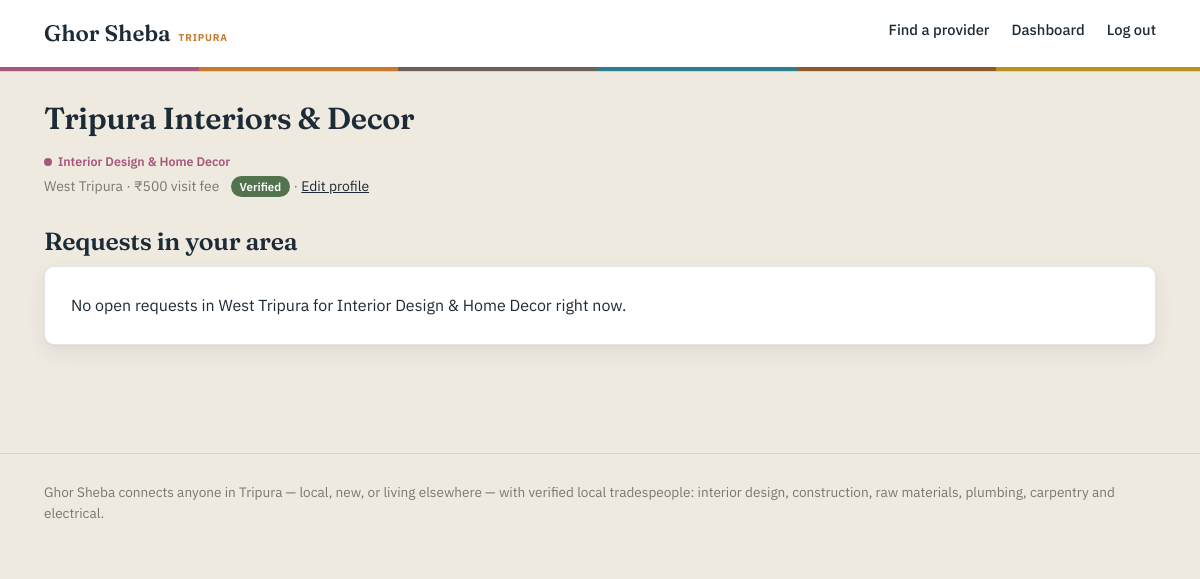
/dashboard (signed in), run on the app's committed database.
### models.py (models this page shows, shortened)
class ProviderProfile(db.Model):
    __tablename__ = "provider_profiles"
    id = db.Column(db.Integer, primary_key=True)
    user_id = db.Column(db.Integer, db.ForeignKey("users.id"), nullable=False)
    business_name = db.Column(db.String(150), nullable=False)
    category = db.Column(db.String(50), nullable=False)  # matches Config.CATEGORIES keys
    district = db.Column(db.String(50), nullable=False)
    address = db.Column(db.String(255))
    years_experience = db.Column(db.Integer, default=0)
    description = db.Column(db.Text)
    visit_fee = db.Column(db.Integer)
    verified = db.Column(db.Boolean, default=False)
    created_at = db.Column(db.DateTime, default=datetime.utcnow)
    quotes = db.relationship(
        "Quote", backref="provider", lazy=True, cascade="all, delete-orphan"
    )
    reviews = db.relationship(
        "Review", backref="provider", lazy=True, cascade="all, delete-orphan"
    )

### app.py (the view, shortened to what this page needs)
    @app.route("/dashboard")
    @login_required
    def dashboard():
        if current_user.role == "provider":
            profile = current_user.provider_profile
            matching_requests = (
                ServiceRequest.query.filter_by(category=profile.category, district=profile.district)
                .filter(ServiceRequest.status.in_(["open", "quoted"]))
                .order_by(ServiceRequest.created_at.desc())
                .all()
            )
            my_quotes = Quote.query.filter_by(provider_id=profile.id).all()
            quoted_request_ids = {q.request_id for q in my_quotes}
            return render_template(
                "dashboard_provider.html",
                profile=profile,
                matching_requests=matching_requests,
                quoted_request_ids=quoted_request_ids,
            )

### app.py (called while the page is built)
def register_security_headers(app):
    @app.after_request
    def set_security_headers(response):
        response.headers["X-Content-Type-Options"] = "nosniff"
        response.headers["X-Frame-Options"] = "DENY"
        response.headers["Referrer-Policy"] = "strict-origin-when-cross-origin"
        if IS_PRODUCTION:
            response.headers["Strict-Transport-Security"] = "max-age=31536000; includeSubDomains"
        return response

@login_manager.user_loader
def load_user(user_id):
    return User.query.get(int(user_id))

### templates/dashboard_provider.html (shortened to what this page needs)
{% extends "base.html" %}
{% block content %}
<h1 style="font-size:1.9rem;">{{ profile.business_name }}</h1>
<div class="category-chip" style="--cat: {{ category_color[profile.category] }}; margin-bottom:4px;">
  <span class="dot"></span>{{ category_label[profile.category] }}
</div>
<p class="meta-line" style="margin-top:0;">
  {{ profile.district }}{% if profile.visit_fee %} &middot; &#8377;{{ profile.visit_fee }} visit fee{% endif %}
  {% if profile.verified %}<span class="badge badge-verified">Verified</span>{% else %}<span class="badge badge-pending">Awaiting verification</span>{% endif %}
  &middot; <a href="{{ url_for('edit_provider_profile') }}">Edit profile</a>
</p>
<h2 style="margin-top:30px;">Requests in your area</h2>
{% if not matching_requests %}
  <div class="plate">No open requests in {{ profile.district }} for {{ category_label[profile.category] }} right now.</div>
{% endif %}
{% endblock %}

### public/css/style.css (style rules this page uses)
:root { --ink: #1C2B36; --paper: #EFEAE0; --paper-raised: #FFFFFF; --ochre: #C97A2B; --bamboo: #52734D; --concrete: #7C776C; --rust: #A63D2C; --line: rgba(28, 43, 54, 0.12); --shadow: 0 1px 2px rgba(28,43,54,0.05), 0 8px 20px rgba(28,43,54,0.07); --shadow-hover: 0 2px 6px rgba(28,43,54,0.08), 0 16px 32px rgba(28,43,54,0.12); --radius: 10px; --serif: 'Fraunces', Georgia, serif; --sans: 'IBM Plex Sans', -apple-system, sans-serif; }
* { box-sizing: border-box; }
body { margin: 0; background: var(--paper); color: var(--ink); font-family: var(--sans); font-size: 16px; line-height: 1.55; -webkit-font-smoothing: antialiased; }
h1, h2, h3 { font-family: var(--serif); font-weight: 600; margin: 0 0 0.4em; line-height: 1.15; letter-spacing: -0.01em; }
h1 { font-size: 2.7rem; }
h2 { font-size: 1.55rem; }
p { max-width: 62ch; }
a { color: var(--ink); }
.plate { position: relative; background: var(--paper-raised); border: 1px solid var(--line); border-radius: var(--radius); box-shadow: var(--shadow); padding: 26px; margin-bottom: 18px; transition: box-shadow 0.15s ease, transform 0.1s ease; }
.category-chip { display: inline-flex; align-items: center; gap: 6px; font-size: 0.78rem; font-weight: 600; color: var(--cat, var(--ochre)); }
.category-chip .dot { width: 8px; height: 8px; border-radius: 50%; background: var(--cat, var(--ochre)); }
.badge { display: inline-block; font-size: 0.72rem; font-weight: 600; padding: 2px 9px; border-radius: 20px; margin-left: 8px; }
.badge-verified { background: var(--bamboo); color: #fff; }
.meta-line { color: var(--concrete); font-size: 0.87rem; margin: 4px 0 10px; }

### data on the page
ProviderProfile: business_name "Tripura Interiors & Decor", category "Interior Design & Home Decor", district "West Tripura", visit_fee "500"
